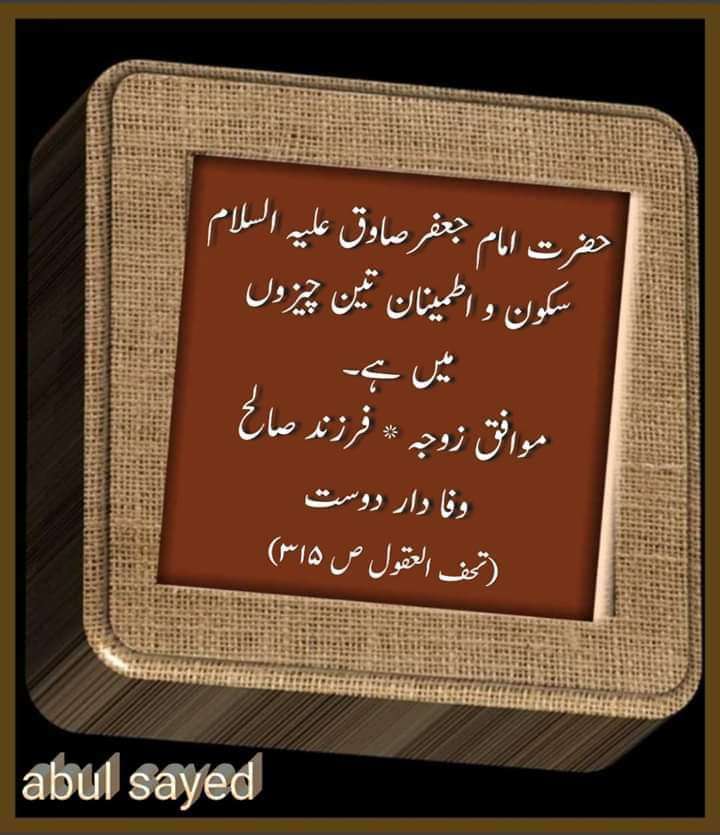
#> input picture Resources/fb_img.jpg, 720 x 835 px
$ python 18_ChangePerspective.py.py
#> lines starting #> are read from the running program, lines starting #| are printed output that depends on the picture
# changing the perspective of an image

import cv2 as cv
import numpy as np

#reading image
img = cv.imread('Resources/fb_img.jpg')
#> img is the input picture: shape (835, 720, 3); mean B, G, R 47.3, 70, 102
print(img.shape)
#| (835, 720, 3)
#defining points
point1 = np.float32([[198,157],[162,579],[626,190],[589,615]])

width = 835
height = 720

point2 = np.float32([[0,0],[width,0],[0,height],[width,height]])

matrix = cv.getPerspectiveTransform(point1,point2)
out_img = cv.warpPerspective(img,matrix,(width,height))
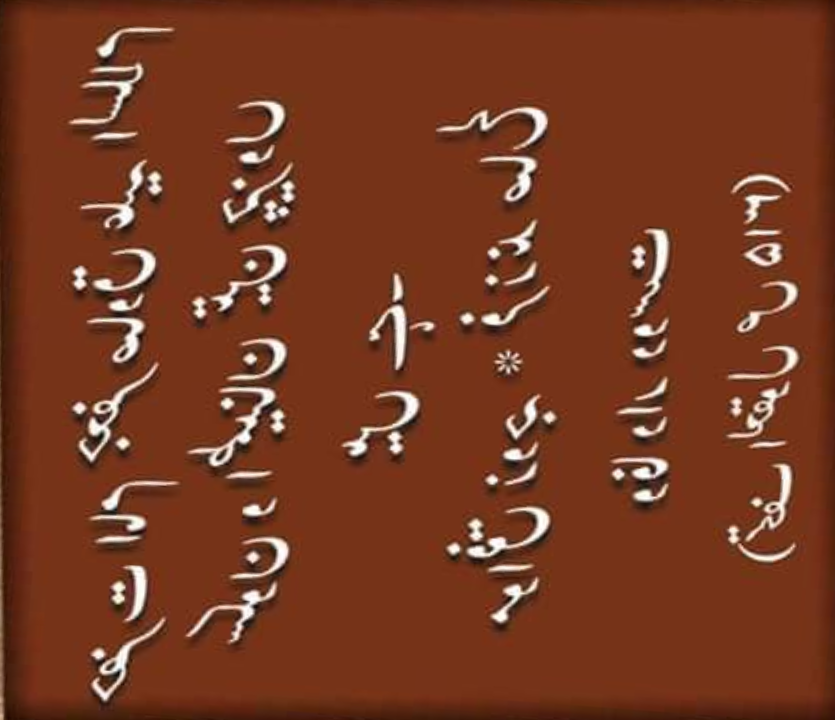
#> out_img: shape (720, 835, 3); mean B, G, R 34.1, 58.4, 118.2

cv.imshow('orignal',img)
cv.imshow('transform',out_img)
cv.waitKey(0)
cv.destroyAllWindows()

$ run again, with Resources/01.jpg copied over Resources/fb_img.jpg
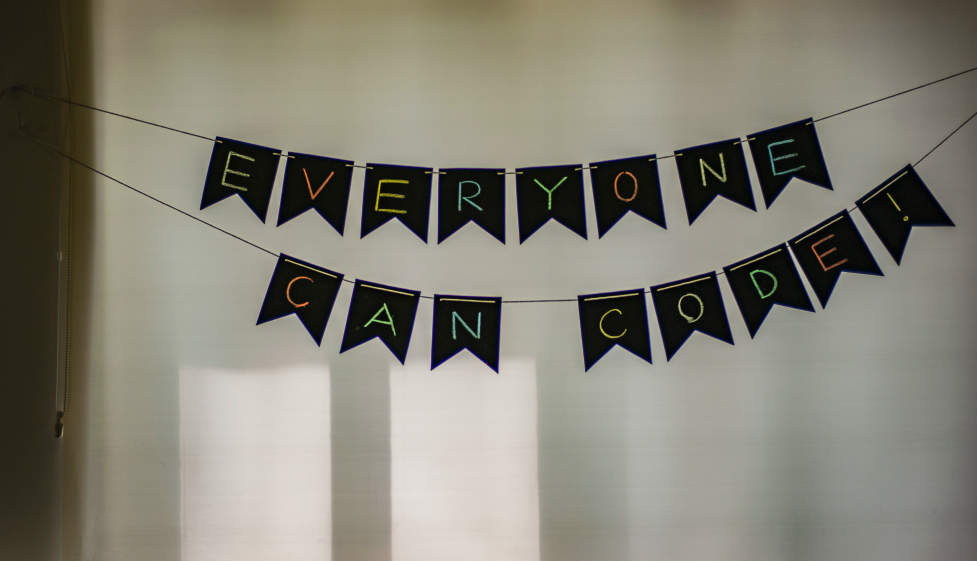
#> input picture Resources/01.jpg, 3907 x 2244 px (shown at 1/4 size)
#> img is the input picture: shape (2244, 3907, 3); mean B, G, R 116.6, 129.1, 131.5
#| (2244, 3907, 3)
#> `out_img = cv.warpPerspective(img,matrix,(width,height))`:
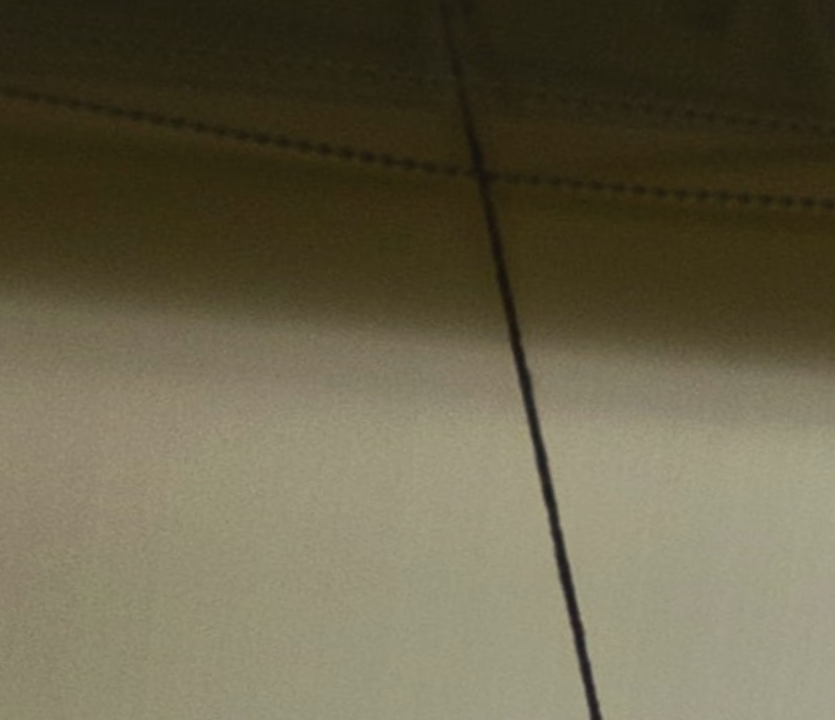
#> out_img: shape (720, 835, 3); mean B, G, R 73.1, 96.6, 103
